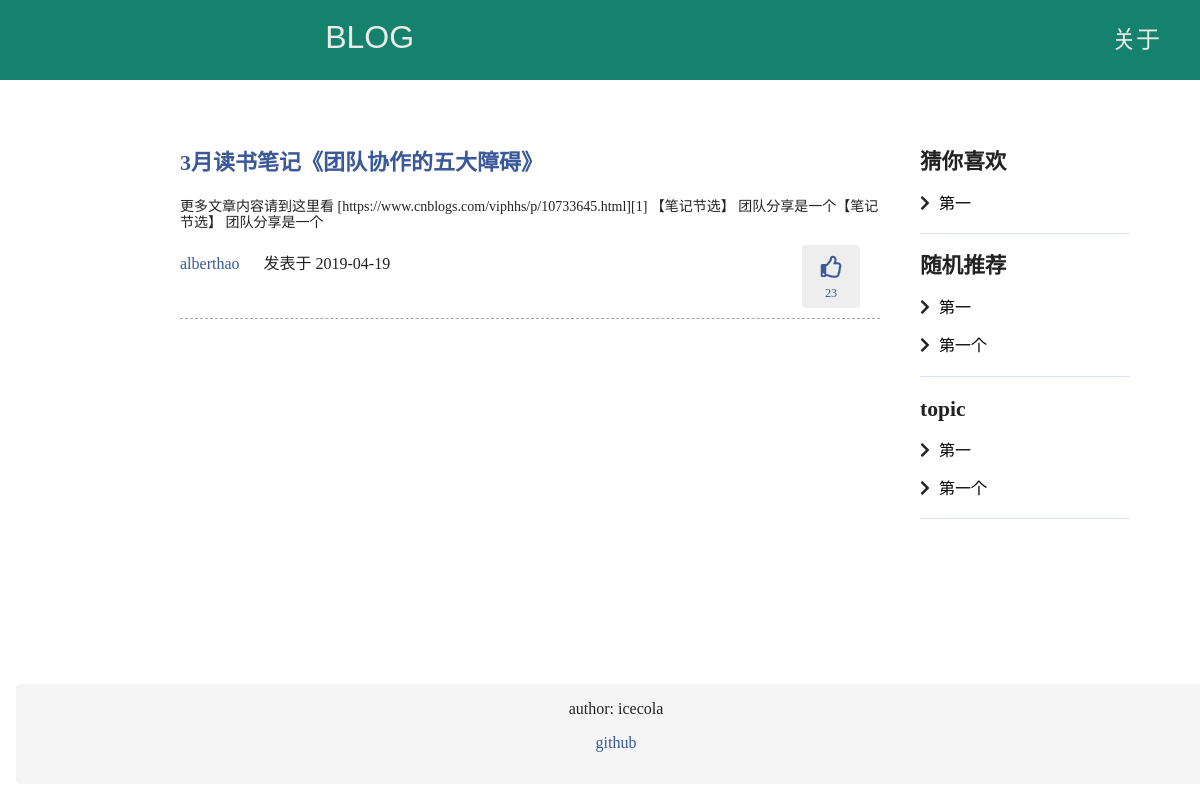
Before: / with the older database file.
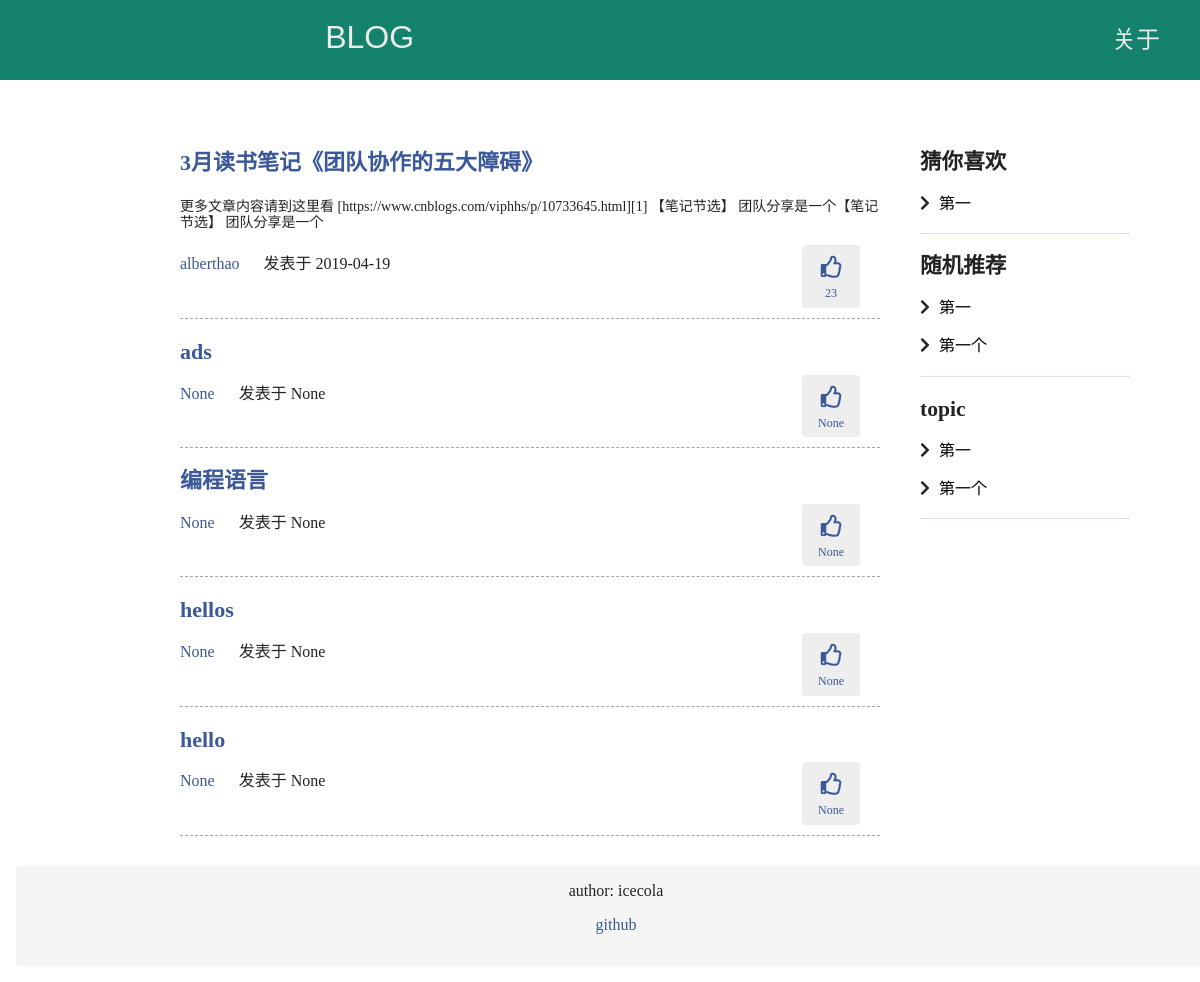
After: the same page with the newer database file.
### app/models/user.py (models this page shows)
class Article(db.Model):
    author = ForeignKeyField(Author, Author.name, column_name='author_name', backref='articles')
    title = CharField(null=False)
    tag = ForeignKeyField(Tag, Tag.name, column_name='tag_name', backref='articles')
    created_at = DateTimeField(default=datetime.now())
    content = TextField(null=False)
    view = IntegerField(default=0)

### app/main/views.py (the view)
@main.route("/")
def index():
    articles = Article.select(Article.title, Article.content).order_by(Article.created_at.desc())
    tags = Tag.select()
    print(articles.count(), tags.count())
    return render_template("index.html", articles=articles, tags=tags)

### app/main/views.py (called while the page is built)
@main.context_processor
def override_url_for():
    return dict(url_for=dated_url_for)

def dated_url_for(endpoint, **values):
    if endpoint == "static":
        filename = values.get("filename", None)
        if filename:
            file_path = os.path.join(current_app.root_path, endpoint, filename)
            values["q"] = int(os.stat(file_path).st_mtime)
    return url_for(endpoint, **values)

### app/templates/index.html
{% extends 'base.html' %}
{% block content %}
    <div class="item-list">
        <ul>
            <li>
                <h4 class="title">3月读书笔记《团队协作的五大障碍》</h4>
                <p>更多文章内容请到这里看 [https://www.cnblogs.com/viphhs/p/10733645.html][1] 【笔记节选】 团队分享是一个【笔记节选】
                    团队分享是一个</p>
                <div class="blog-meta">
                    <a href="">alberthao</a>
                    发表于 2019-04-19
                    <div class="blog-actions right">
                        <a class="like-button" href="">
                            <span class="number fa fa-thumbs-up"></span>
                            23
                        </a>
                    </div>
                </div>
            </li>
            {% for article in articles %}
                <li>
                    <h4 class="title">{{ article.title }}</h4>
                    <div class="blog-meta">
                        <a href="">{{ article.author_name }}</a>
                        发表于 {{ article.created_at }}
                        <div class="blog-actions right">
                            <a class="like-button" href="">
                                <span class="number fa fa-thumbs-up"></span>
                                {{ article.view }}
                            </a>
                        </div>
                    </div>
                </li>
            {% endfor %}
        </ul>
    </div>
{% endblock %}

### app/templates/base.html (shortened to what this page needs)
<!DOCTYPE html>
<html lang="en">
<head>
    {% block css %}
        <link rel="stylesheet" href="https://use.fontawesome.com/releases/v5.7.2/css/all.css">
        <link rel="stylesheet" href="{{ url_for('static', filename='css/base.css') }}">
        <link rel="stylesheet" href="{{ url_for('static', filename='css/layout.css') }}">
        <link rel="stylesheet" href="{{ url_for('static', filename='css/nav-item.css') }}">
        <link rel="stylesheet" href="{{ url_for('static', filename='css/list-item.css') }}">
    {% endblock %}
</head>
<body>
<div class="Wrap">
    <div class="Header">
        <div class="header">
            <a href="/" class="nav-title center">blog</a>
            <a class="right-item" href="/about">关于</a>
        </div>
    </div>
    <div class="WrapMiddle">
        <div class="Left">
        </div>
        <div class="Middle">
            {% block content %}
            {% endblock %}
        </div>
        <div class="Right">
            <div class="side-list">
                <h2 class="title">
                    猜你喜欢
                </h2>
                <ul class="list-group">
                    <li>
                        <i class="fa fa-chevron-right">
                        </i>
                        <a href="#">第一</a>
                    </li>
                </ul>
            </div>
            <div class="side-list">
                <h2 class="title">
                    随机推荐
                </h2>
                <ul class="list-group">
                    <li>
                        <i class="fa fa-chevron-right">
                        </i>
                        <a href="#">第一</a>
                    </li>
                    <li>
                        <i class="fa fa-chevron-right">
                        </i>
                        <a href="#">第一个</a>
                    </li>
                </ul>
            </div>
            <div class="side-list">
                <h2 class="title">
                    topic
                </h2>
                <ul class="list-group">
                    <li>
                        <i class="fa fa-chevron-right">
                        </i>
                        <a href="#">第一</a>
                    </li>
                    <li>
                        <i class="fa fa-chevron-right">
                        </i>
                        <a href="#">第一个</a>
                    </li>
                </ul>
            </div>
        </div>
    </div>
    <div class="Footer">
        <p>author: icecola</p>
        <a href="">github</a>
    </div>
</div>
</body>
</html>

### app/static/css/base.css (style rules this page uses)
body { overflow-x: hidden; overflow-y: scroll; min-height: 100%; height: 100%; }
html { color: #222; font-size: 1em; height: 100%; }
a { text-decoration: none; color:#3b5998 ; }
html { line-height: 1.15; -webkit-text-size-adjust: 100%; }
body { margin: 0; }
a { background-color: transparent; }
.header { height: 4rem; padding-top: 1rem; padding-right: 1.5rem; padding-left: 1.5rem; display: flex; flex-direction: column; background-color: #15826d; align-items: center; font-family: 'Oswald', sans-serif; font-size: 1.5rem; }
@media (min-width: 31.25em) { .header { flex-direction: row; align-items: baseline; } }
@media (min-width: 31.25em) { .right-item { margin-left: auto; } }
.center { justify-content: center; }
.right { float: right; }

### app/static/css/layout.css (style rules this page uses)
.Wrap { margin: 0 auto; width: 100%; display: flex; flex-direction: column; min-height: 100%; }
.Header { width: 100%; height: 130px; }
.WrapMiddle { max-width: 1600px; flex: 1; width: 100%; font-size: 0; min-height: 100%; position: relative; display: flex; flex-direction: row; }
.Left { font-size: .9rem; transition: transform .3s; }
@media (min-width: 40rem) { .Left { width: 12.5%; left: 0; position: relative; } }
.Middle { transition: transform .3s; font-size: 1.5rem; }
@media (min-width: 40rem) { .Middle { display: inline-block; width: 62.5%; padding: 0 2.5rem; } }
.Right { width: 100%; font-size: .9rem; }
@media (min-width: 40rem) { .Right { width: 25%; } }
.Footer { height: 100px; width: 100%; text-align: center; background-color: whitesmoke; margin: 1rem; border-radius: .25rem; }

### app/static/css/nav-item.css (style rules this page uses)
.nav-title { width: 60%; color: #ebebeb; font-family: 'Oswald', sans-serif; font-size: 2rem; display: flex; text-transform: uppercase; }
.right-item { margin-right: 1rem; color: #ebebeb; margin-top: 10px; }

### app/static/css/list-item.css (style rules this page uses)
.side-list .title { margin: 20px 0; }
.side-list ul { padding: 0; width: 75%; border-bottom: #dce1f5 1px solid; }
.side-list ul li { list-style-type: none; font-size: 16px; margin-top: 20px; margin-bottom: 20px; }
.side-list ul li a { margin-left: 5px; color: black; }
.item-list ul { margin-left: 0; padding-left: 0; font-size: 14px; }
.item-list .title { padding-top: 0; margin-top: -10px; color: #3b5998; font-size: 22px; display: block; margin-bottom: 10px; }
.item-list li { border-bottom: dashed 1px #a5a5a5; margin-bottom: 10px; padding-bottom: 10px; display: flex; flex-direction: column; margin-top: 30px; }
.item-list a { margin-right: 20px; }
.item-list .blog-meta { margin-bottom: 0; margin-top: 10px; font-size: 16px; }
.blog-actions a { display: inline-block; text-align: center; background-color: #eee; border-radius: 4px; min-width: 50px; padding: 7px 4px; font-size: 12px; }
.blog-actions span { display: block; }
.blog-actions .number { font-size: 22px; font-weight: 500; line-height: 30px; margin-bottom: 5px; }
.blog-actions .like-button { margin-left: 20px; margin-top: -10px; }

Changed rows visible on the page:
added Article: title "ads", author_name "None", created_at "None", view "None"
added Article: title "编程语言", author_name "None", created_at "None", view "None"
added Article: title "hellos", author_name "None", created_at "None", view "None"
added Article: title "hello", author_name "None", created_at "None", view "None"
